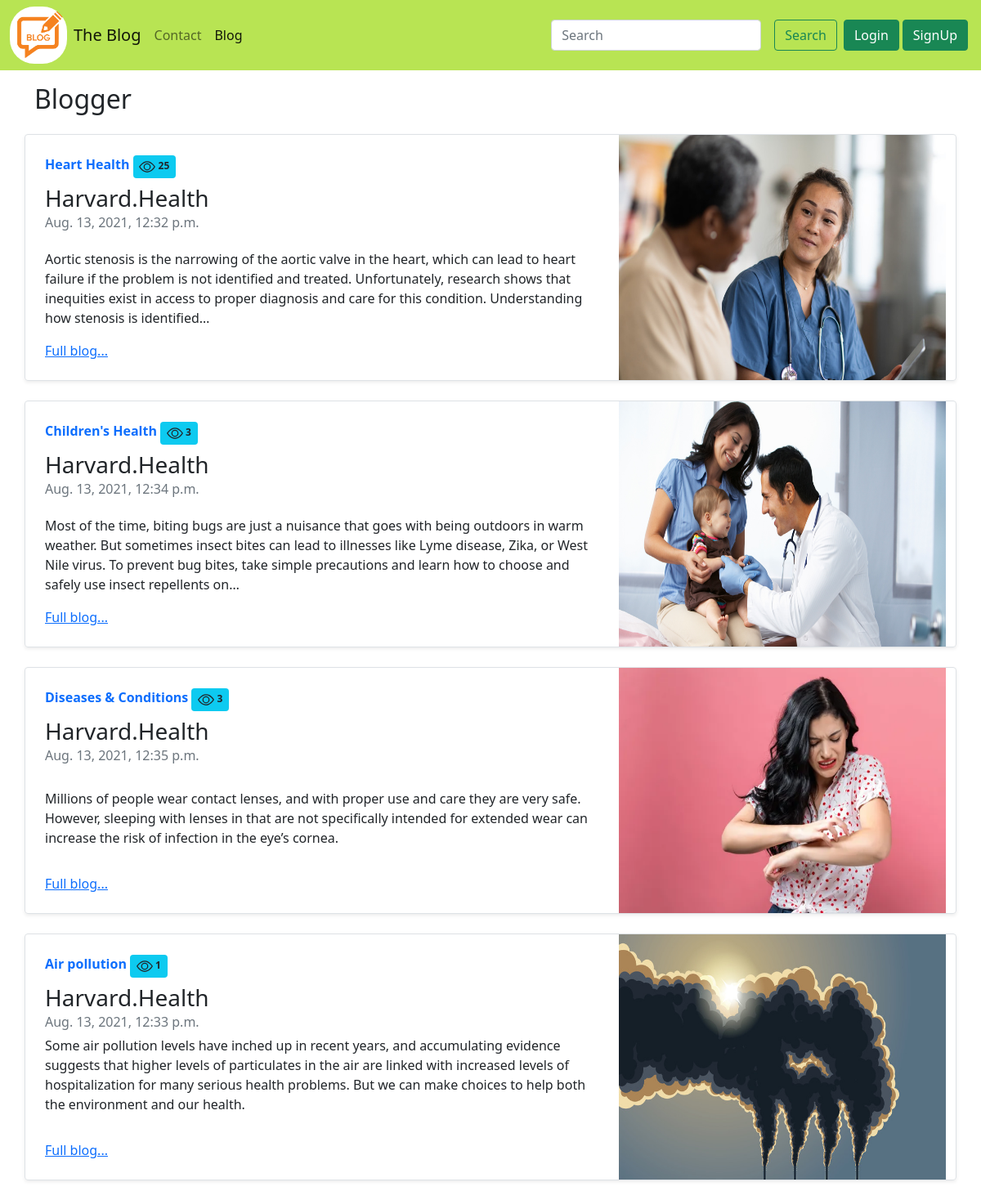
The page /blog/ on the database as committed earlier.
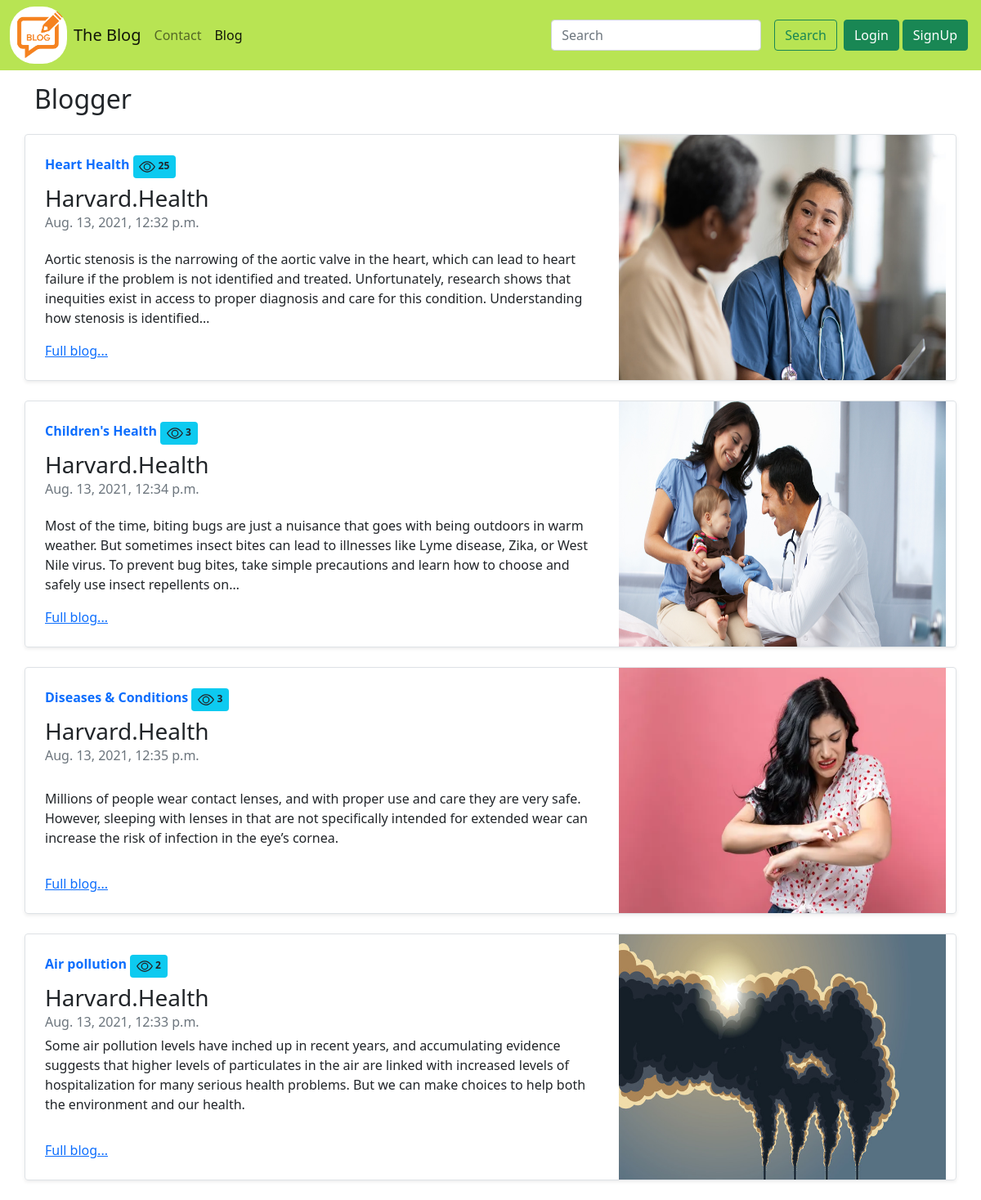
The same page on the database as committed later.
### Blogger/models.py (models this page shows, shortened)
class Post(models.Model):
    sno = models.AutoField(primary_key=True)
    title = models.CharField(max_length=255)
    author = models.CharField(max_length=255)
    views = models.IntegerField(default=0)
    content = models.TextField()
    slug = models.SlugField(max_length=255, blank=True)
    timeStamp = models.DateTimeField(blank=True)
    image = models.ImageField(upload_to="Blogger/blog_img", default = "")

### Blogger/views.py (the view)
# urls.py: path('', views.blogHome, name='blogHome'),
def blogHome(request):
    allPosts = Post.objects.all().order_by('-views')
    lst = []
    for i in allPosts:
        context = {"allPosts": allPosts, "lst":lst}
    return render(request, 'blog/blogHome.html', context)

### templates/blog/blogHome.html (shortened to what this page needs)
{% extends 'Home/basic.html' %}
{% block blogactive %}active{% endblock blogactive %}
{% block body %}
{% load static %}
<div class="container my-3">
    <h2>Blogger</h2>
    {% for post in allPosts %}
    <div
        class="row no-gutters border rounded overflow-hidden flex-md-row mb-4 shadow-sm h-md-250 my-4 position-relative">
        <div class="col p-4 d-flex flex-column position-static">
            <strong class="d-inline-block mb-2 text-primary">{{post.title}} <span class="badge bg-info text-dark"> <svg xmlns="/media/{{post.image}}" width="20" height="20" fill="currentColor" class="bi bi-eye" viewBox="0 0 16 16">
                        <path d="M16 8s-3-5.5-8-5.5S0 8 0 8s3 5.5 8 5.5S16 8 16 8zM1.173 8a13.133 13.133 0 0 1 1.66-2.043C4.12 4.668 5.88 3.5 8 3.5c2.12 0 3.879 1.168 5.168 2.457A13.133 13.133 0 0 1 14.828 8c-.058.087-.122.183-.195.288-.335.48-.83 1.12-1.465 1.755C11.879 11.332 10.119 12.5 8 12.5c-2.12 0-3.879-1.168-5.168-2.457A13.134 13.134 0 0 1 1.172 8z"/>
                        <path d="M8 5.5a2.5 2.5 0 1 0 0 5 2.5 2.5 0 0 0 0-5zM4.5 8a3.5 3.5 0 1 1 7 0 3.5 3.5 0 0 1-7 0z"/>
                      </svg> {{post.views}}</span></strong>
            <h3 class="mb-0">{{post.author}}</h3>
            <div class="mb-1 text-muted">{{post.timeStamp}}</div>
            <p class="card-text mb-auto">{{post.content|safe|truncatechars:300}}</p>
            <a href="/blog/{{post.slug}}" class="stretched-link">Full blog...</a>
        </div>
        <div class="col-auto d-none d-lg-block">
            <img src="/media/{{post.image}}"
            width="400" height="300" alt="omg" srcset="">
        </div>
    </div>
    {% endfor %}
</div>
{% endblock body %}

Rows that differ between the two databases and show on the page:
changed Post "Air pollution": views "1" → "2"
